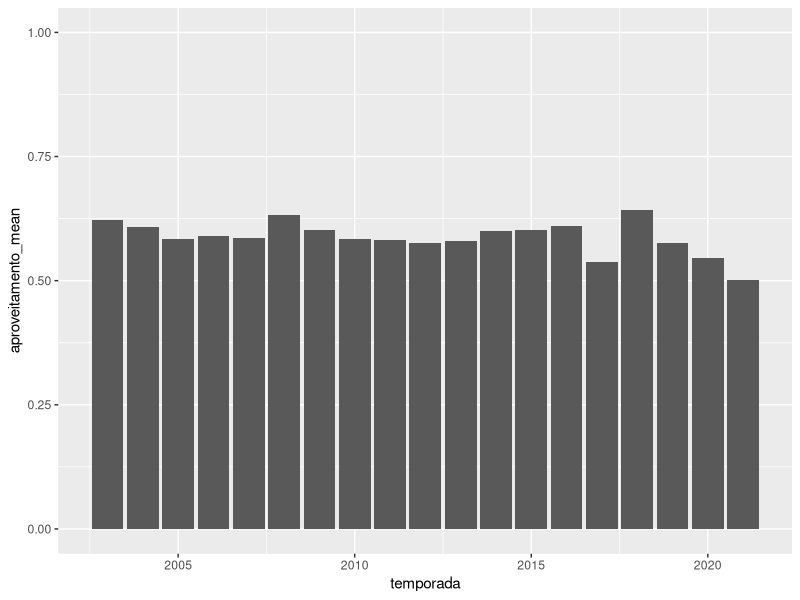

The R script that drew this image:
## ---- chunk 1
library("knitr")
library("kableExtra")
library("htmltools")
## ---- chunk 2
dados_originais = read.csv("campeonato-brasileiro-full.csv")
## ---- chunk 3
excluir <- c("dia", "hora", "formacao_mandante", "formacao_visitante", "tecnico_mandante", "tecnico_visitante", "arena","mandante_estado","visitante_estado","estado_vencedor")
dados <- dados_originais[,!(names(dados_originais)%in% excluir)]
head(dados)
## ---- chunk 4
dados = dados[dados[["data"]] <= "2021-10-04", ]
## ---- chunk 5
if(!require(ggplot2)) install.packages("ggplot2")
library(ggplot2)

if(!require(dplyr)) install.packages("dplyr")
library(dplyr)
## ---- chunk 6
tabela <- dados %>% 
  group_by(mandante, Temporada, vencedor) %>% 
  summarize (N = n()) %>% 
  mutate(freq = N / sum(N), pct = round((freq*100),0))
## ---- chunk 7
dados_mandantes = read.csv("futebol.csv")
## ---- chunk 8
tabela_estatistica <- dados_mandantes %>% group_by(temporada) %>%
  summarize(aproveitamento_mean = mean(aproveitamento, na.rm = TRUE))
## ---- chunk 9
graf <- ggplot(data = tabela_estatistica, mapping = aes(x = temporada, aproveitamento_mean))
graf + geom_col() + ylim(0, 1)
